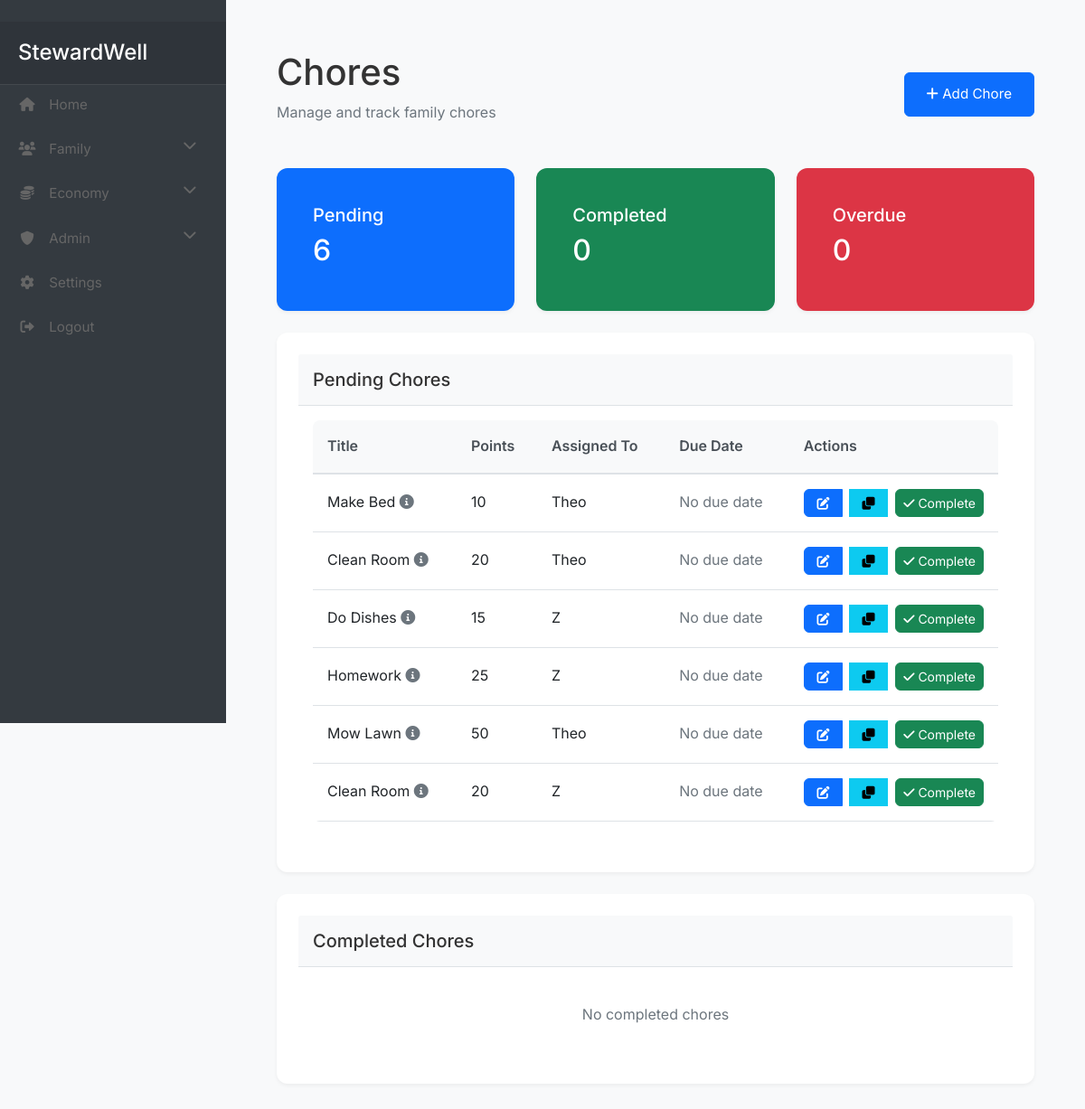
The page /chores/ (signed in) on the database as committed earlier.
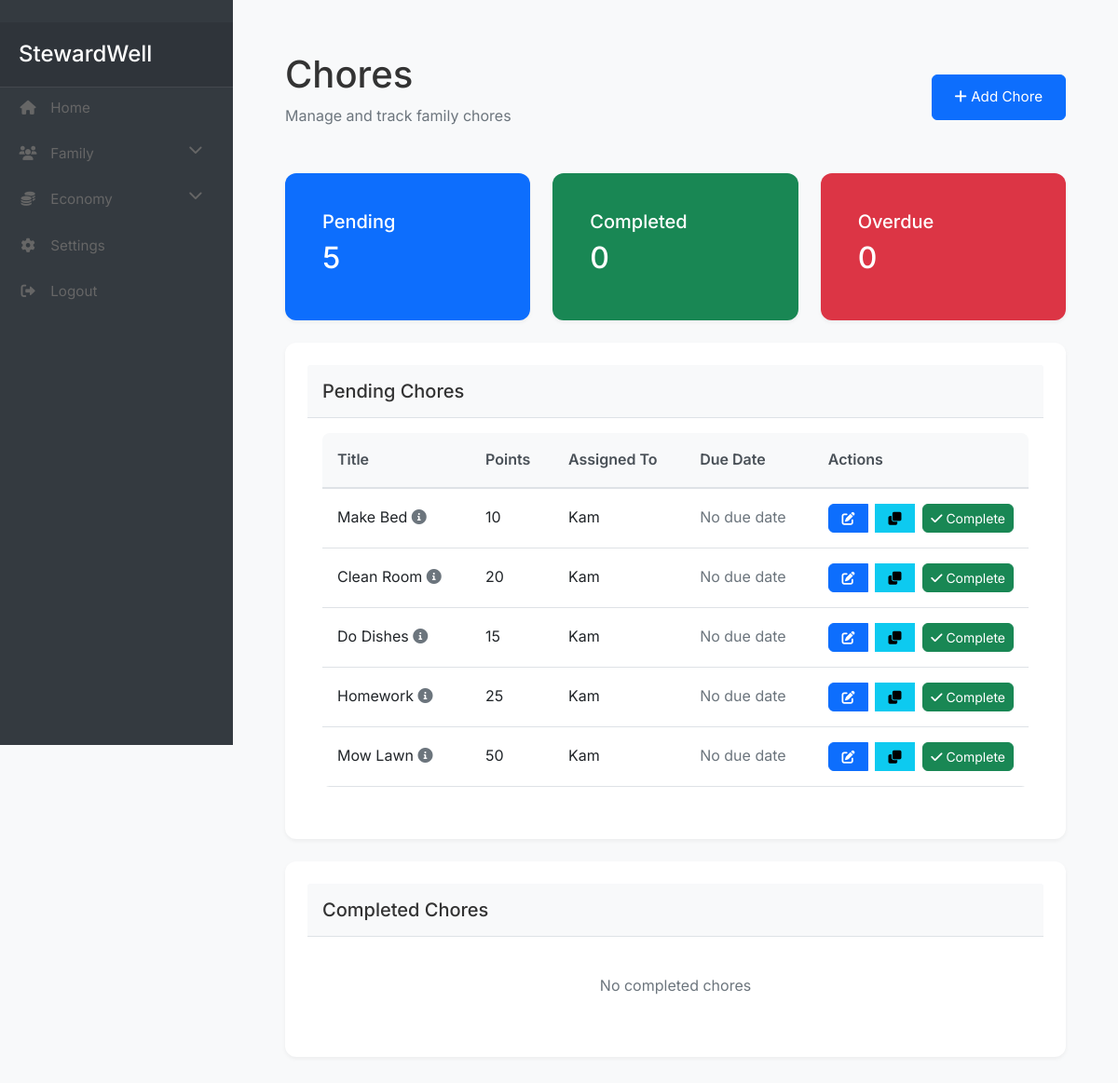
The same page on the database as committed later.
### app/models/user.py (models this page shows)
class Chore(db.Model):
    id = db.Column(db.Integer, primary_key=True)
    title = db.Column(db.String(100), nullable=False)
    description = db.Column(db.Text)
    coins = db.Column(db.Integer, default=0)  # Individual reward
    points = db.Column(db.Integer, default=0)  # Family points
    frequency = db.Column(db.String(20))  # daily, weekly, monthly
    due_date = db.Column(db.DateTime)
    created_at = db.Column(db.DateTime, default=datetime.utcnow)
    category_id = db.Column(db.Integer, db.ForeignKey('chore_category.id'))
    family_id = db.Column(db.Integer, db.ForeignKey('family.id'), nullable=False)
    assigned_to_id = db.Column(db.Integer, db.ForeignKey('user.id'))
    created_by_id = db.Column(db.Integer, db.ForeignKey('user.id'), nullable=False)
    assigned_to = db.relationship('User', foreign_keys=[assigned_to_id], backref='assigned_chores')
    created_by = db.relationship('User', foreign_keys=[created_by_id], backref='created_chores')
    status = db.Column(db.String(20), default='pending')  # pending, completed, overdue
    completed_at = db.Column(db.DateTime)

class User(db.Model, UserMixin):
    id = db.Column(db.Integer, primary_key=True)
    username = db.Column(db.String(64), unique=True, nullable=False)
    email = db.Column(db.String(120), unique=True, nullable=False)
    password_hash = db.Column(db.String(128), nullable=False)
    pin = db.Column(db.String(4))
    created_at = db.Column(db.DateTime, default=datetime.utcnow)
    is_superuser = db.Column(db.Boolean, default=False)
    is_parent = db.Column(db.Boolean, default=False)
    family_id = db.Column(db.Integer, db.ForeignKey('family.id'))
    parent_id = db.Column(db.Integer, db.ForeignKey('user.id'), nullable=True)
    children = db.relationship('User', backref=db.backref('parent', remote_side=[id]))
    coins = db.Column(db.Integer, default=0)
    family_points = db.Column(db.Integer, default=0)
    created_goal_categories = db.relationship('GoalCategory', back_populates='created_by')
    created_goals = db.relationship('Goal', back_populates='created_by')

### app/controllers/chores.py (the view)
@chores_bp.route('/')
@login_required
def list_chores():
    if current_user.is_parent:
        chores = Chore.query.filter_by(family_id=current_user.family_id).all()
    else:
        chores = Chore.query.filter_by(
            family_id=current_user.family_id,
            assigned_to_id=current_user.id
        ).all()
    pending_chores = [c for c in chores if c.status == 'pending']
    completed_chores = [c for c in chores if c.status == 'completed']
    overdue_chores = [c for c in chores if c.status == 'overdue']
    categories = ChoreCategory.query.filter_by(family_id=current_user.family_id).all()
    return render_template('chores/list.html',
                         pending_chores=pending_chores,
                         completed_chores=completed_chores,
                         overdue_chores=overdue_chores,
                         categories=categories)

### app/__init__.py (called while the page is built)
@login_manager.user_loader
def load_user(id):
    from app.models.user import User
    return User.query.get(int(id))

### app/templates/chores/list.html (shortened to what the changed rows need)
{% extends "base.html" %}
{% block authenticated_content %}
<div class="content-container">
    <div class="page-header d-flex justify-content-between align-items-center">
        <div>
            <h1>Chores</h1>
        </div>
    </div>
    <div class="row mb-4">
        <div class="col-md-4">
            <div class="card bg-primary text-white">
                <div class="card-body">
                    <h5 class="card-title">Pending</h5>
                    <h2>{{ pending_chores|length }}</h2>
                </div>
            </div>
        </div>
        <div class="col-md-4">
            <div class="card bg-success text-white">
                <div class="card-body">
                    <h2>{{ completed_chores|length }}</h2>
                </div>
            </div>
        </div>
        <div class="col-md-4">
            <div class="card bg-danger text-white">
                <div class="card-body">
                    <h2>{{ overdue_chores|length }}</h2>
                </div>
            </div>
        </div>
    </div>
    <div class="card mb-4">
        <div class="card-body">
            {% if pending_chores %}
            <div class="table-responsive">
                <table class="table">
                    <thead>
                        <tr>
                            <th>Title</th>
                            <th>Points</th>
                            <th>Assigned To</th>
                            <th>Due Date</th>
                            <th>Actions</th>
                        </tr>
                    </thead>
                    <tbody>
                        {% for chore in pending_chores %}
                        <tr>
                            <td>
                                {{ chore.title }}
                                {% if chore.description %}
                                <i class="fas fa-info-circle text-muted"
                                   data-bs-toggle="tooltip"
                                   title="{{ chore.description }}"></i>
                                {% endif %}
                            </td>
                            <td>{{ chore.points }}</td>
                            <td>{{ chore.assigned_to.username }}</td>
                            <td>
                                {% if chore.due_date %}
                                    {{ chore.due_date.strftime('%Y-%m-%d') }}
                                {% else %}
                                    <span class="text-muted">No due date</span>
                                {% endif %}
                            </td>
                            <td>
                                {% if current_user.is_parent or current_user.id == chore.assigned_to_id %}
                                <div class="btn-group">
                                    {% if current_user.is_parent %}
                                    <button class="btn btn-primary btn-sm"
                                            data-bs-toggle="modal"
                                            data-bs-target="#editChoreModal{{ chore.id }}">
                                        <i class="fas fa-edit"></i>
                                    </button>
                                    <button class="btn btn-info btn-sm"
                                            data-bs-toggle="modal"
                                            data-bs-target="#cloneChoreModal{{ chore.id }}">
                                        <i class="fas fa-clone"></i>
                                    </button>
                                    {% endif %}
                                    <form action="{{ url_for('chores.complete_chore', chore_id=chore.id) }}"
                                          method="POST" class="d-inline">
                                        <button type="submit" class="btn btn-success btn-sm">
                                            <i class="fas fa-check"></i> Complete
                                        </button>
                                    </form>
                                </div>
                                {% endif %}
                            </td>
                        </tr>
                        {% endfor %}
                    </tbody>
                </table>
            </div>
            {% else %}
            <p class="text-muted text-center my-4">No pending chores</p>
            {% endif %}
        </div>
    </div>
</div>
{% endblock %}

Rows that differ between the two databases and show on the page:
removed Chore: title "Clean Room", points "20", assigned_to.username "Z", shows "No due date"
changed Chore "Make Bed": assigned_to.username "Theo" → "Kam"
changed Chore "Clean Room": assigned_to.username "Theo" → "Kam"
changed Chore "Do Dishes": assigned_to.username "Z" → "Kam"
changed Chore "Homework": assigned_to.username "Z" → "Kam"
changed Chore "Mow Lawn": assigned_to.username "Theo" → "Kam"
Other text that changed with them:
{{ pending_chores|length }}: "6" → "5"
text no longer shown: "Admin"
